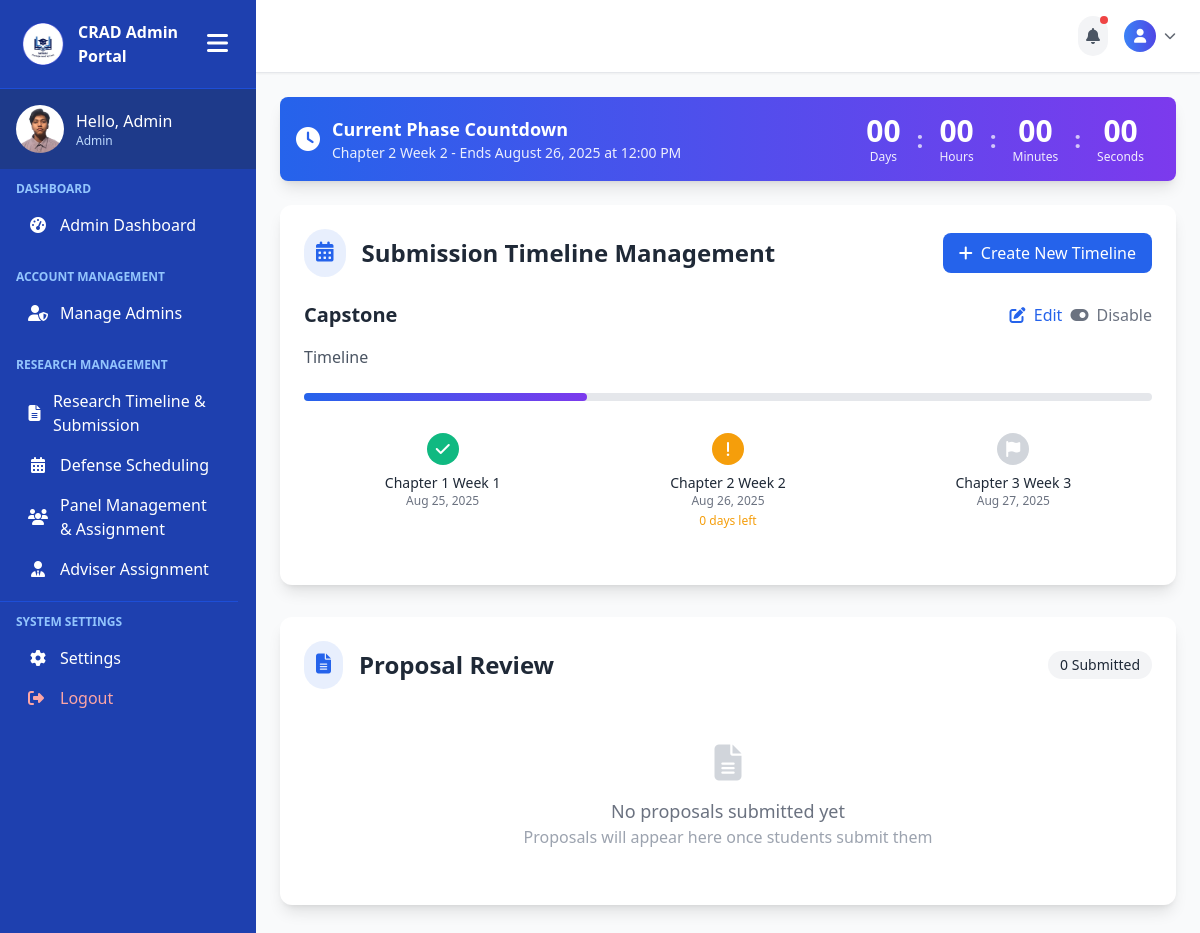
The app's page /admin-pages/admin-timeline.php (signed in) with its own data.
### tables this page shows
CREATE TABLE `user_tbl` (
  `user_id` int(11) NOT NULL,
  `email` varchar(150) NOT NULL,
  `password` varchar(255) NOT NULL,
  `role` enum('Admin','Faculty','Student') NOT NULL DEFAULT 'Student',
  `created_at` timestamp NOT NULL DEFAULT current_timestamp()
);

CREATE TABLE `timeline_milestones` (
  `id` int(11) NOT NULL,
  `timeline_id` int(11) NOT NULL,
  `title` varchar(255) NOT NULL,
  `description` text DEFAULT NULL,
  `deadline` datetime NOT NULL,
  `status` enum('pending','active','completed') DEFAULT 'pending',
  `created_at` timestamp NOT NULL DEFAULT current_timestamp(),
  `updated_at` timestamp NOT NULL DEFAULT current_timestamp() ON UPDATE current_timestamp()
);

CREATE TABLE `submission_timelines` (
  `id` int(11) NOT NULL,
  `title` varchar(255) NOT NULL,
  `description` text DEFAULT NULL,
  `is_active` tinyint(1) DEFAULT 1,
  `created_at` timestamp NOT NULL DEFAULT current_timestamp(),
  `updated_at` timestamp NOT NULL DEFAULT current_timestamp() ON UPDATE current_timestamp()
);

### admin-pages/admin-timeline.php (the view, shortened to what the rows shown need)
<?php
include("../includes/connection.php");
$active_timeline = null;
$milestones = [];
$stmt = $conn->prepare("SELECT * FROM submission_timelines WHERE is_active = 1 LIMIT 1");
$stmt->execute();
$result = $stmt->get_result();
if ($result->num_rows > 0) {
    $active_timeline = $result->fetch_assoc();
    $stmt = $conn->prepare("SELECT * FROM timeline_milestones WHERE timeline_id = ? ORDER BY deadline ASC");
    $stmt->bind_param("i", $active_timeline['id']);
    $stmt->execute();
    $milestones = $stmt->get_result()->fetch_all(MYSQLI_ASSOC);
}
?>
<!DOCTYPE html>
<html lang="en">
<head>
  <script src="https://cdn.tailwindcss.com"></script>
  <link rel="stylesheet" href="https://cdn.jsdelivr.net/npm/flatpickr/dist/flatpickr.min.css">
  <link rel="stylesheet" href="https://cdnjs.cloudflare.com/ajax/libs/font-awesome/6.0.0/css/all.min.css">
</head>
<body class="bg-gray-50 text-gray-800 font-sans h-screen overflow-hidden">
  <div class="min-h-screen flex">
    <?php include('../includes/admin-sidebar.php'); ?>
    <div class="flex-1 overflow-y-auto p-6">
      <div id="countdown-banner" class="bg-gradient-to-r from-primary to-secondary text-white p-4 rounded-lg shadow-lg mb-6">
        <div class="flex flex-col md:flex-row items-center justify-between">
          <div class="flex items-center mb-4 md:mb-0">
            <div>
              <h3 class="font-bold text-lg">Current Phase Countdown</h3>
              <?php if (!empty($milestones)): ?>
                <?php
                  $now = new DateTime();
                  $current_milestone = null;
                  foreach ($milestones as $milestone) {
                      $deadline = new DateTime($milestone['deadline']);
                      if ($deadline > $now) { $current_milestone = $milestone; break; }
                  }
                ?>
                <p class="text-sm opacity-90">
                  <?= $current_milestone ? htmlspecialchars($current_milestone['title']) : 'All milestones completed' ?> -
                  Ends <?= $current_milestone ? date('F j, Y \a\t g:i A', strtotime($current_milestone['deadline'])) : '' ?>
                </p>
              <?php else: ?>
                <p class="text-sm opacity-90">No active milestones</p>
              <?php endif; ?>
            </div>
          </div>
        </div>
      </div>
      <div class="bg-white rounded-xl shadow-lg p-6 mb-8">
        <div class="flex items-center justify-between mb-6">
          <div class="flex items-center">
            <h2 class="text-2xl font-bold text-gray-800">Submission Timeline Management</h2>
          </div>
        </div>
        <?php if ($active_timeline): ?>
          <div class="mb-8">
            <div class="flex justify-between items-center mb-4">
              <h3 class="text-xl font-semibold"><?= htmlspecialchars($active_timeline['title']) ?></h3>
              <div class="flex space-x-2">
                <button type="button"
                  onclick='openEditModal(<?= htmlspecialchars(json_encode($active_timeline), ENT_QUOTES, "UTF-8") ?>, <?= htmlspecialchars(json_encode($milestones), ENT_QUOTES, "UTF-8") ?>)'
                  class="text-primary hover:text-secondary transition">
                  <i class="fas fa-edit mr-1"></i> Edit
                </button>
                <form method="POST" class="inline">
                  <button type="submit" name="toggle_timeline" class="text-gray-500 hover:text-gray-700 transition">
                    <i class="fas fa-toggle-on mr-1"></i> Disable
                  </button>
                </form>
              </div>
            </div>
            <p class="text-gray-600 mb-6"><?= htmlspecialchars($active_timeline['description']) ?></p>
            <div class="relative">
              <?php
                $total_milestones = count($milestones);
                $completed_milestones = 0;
                $now = new DateTime();
                foreach ($milestones as $milestone) {
                    $deadline = new DateTime($milestone['deadline']);
                    if ($deadline < $now) $completed_milestones++;
                }
                $progress = $total_milestones > 0 ? ($completed_milestones / $total_milestones) * 100 : 0;
              ?>
              <div class="h-2 bg-gray-200 rounded-full mb-8">
                <div class="h-full bg-gradient-to-r from-primary to-secondary rounded-full" style="width: <?= $progress ?>%"></div>
              </div>
              <div class="flex justify-between relative gap-2">
                <?php foreach ($milestones as $index => $milestone):
                    $deadline = new DateTime($milestone['deadline']);
                    $is_past = $deadline < $now;
                    $prevDeadline = $index > 0 ? new DateTime($milestones[$index-1]['deadline']) : null;
                    $is_current = !$is_past && (!$prevDeadline || $prevDeadline < $now);
                ?>
                  <div class="flex-1 text-center px-2">
                    <div class="milestone-dot <?= $is_past ? 'bg-success' : ($is_current ? 'bg-warning' : 'bg-gray-300') ?> text-white mx-auto mb-2">
                      <i class="fas <?= $is_past ? 'fa-check' : ($is_current ? 'fa-exclamation' : 'fa-flag') ?>"></i>
                    </div>
                    <div class="text-sm font-medium"><?= htmlspecialchars($milestone['title']) ?></div>
                    <div class="text-xs text-gray-500"><?= date('M j, Y', strtotime($milestone['deadline'])) ?></div>
                    <?php if ($is_current):
                        $diff = $now->diff($deadline);
                        $days_left = $diff->days;
                    ?>
                      <div class="text-xs mt-1 font-medium text-warning"><?= (int)$days_left ?> days left</div>
                    <?php endif; ?>
                  </div>
                <?php endforeach; ?>
              </div>
            </div>
          </div>
        <?php endif; ?>
      </div>
<div class="bg-white rounded-xl shadow-lg p-6 mb-8">
  <div class="flex items-center justify-between mb-6">
    <div class="flex items-center">
      <h2 class="text-2xl font-bold text-gray-800">Proposal Review</h2>
    </div>
  </div>
</div>
  </div>
</body>
</html>

### includes/admin-sidebar.php (shortened to what the rows shown need)
<?php
include("../includes/connection.php");
$user_id = $_SESSION['user_id'];
$sql = "SELECT role, role FROM user_tbl WHERE user_id = ?";
$stmt = $conn->prepare($sql);
$stmt->bind_param("i", $user_id);
$stmt->execute();
$result = $stmt->get_result();
$user = $result->fetch_assoc();
$role = $user['role'];
$greeting = "Hello, " . match($role) {
    'admin' => 'Admin',
    'student' => 'Student',
    default => 'Admin'
};
?>
<!DOCTYPE html>
<html lang="en">
<head>
    <script src="https://cdn.tailwindcss.com"></script>
    <link rel="stylesheet" href="https://cdnjs.cloudflare.com/ajax/libs/font-awesome/6.5.0/css/all.min.css">
</head>
<body>
<div class="sidebar sidebar-transition bg-blue-800 text-white flex flex-col hidden md:flex h-screen w-64" id="sidebar">
    <div class="p-4 flex items-center space-x-3 bg-blue-900">
        <div>
            <p class="font-medium profile-name"><?php echo htmlspecialchars($greeting); ?></p>
            <p class="text-xs text-blue-200 profile-role"><?php echo htmlspecialchars($role); ?></p>
        </div>
    </div>
</div>
</body>
</html>

### records on screen
user_tbl: role "Hello, Admin", role "Admin"
timeline_milestones: title "Chapter 2 Week 2", deadline "August 26, 2025 at 12:00 PM", deadline "Aug 26, 2025"
submission_timelines: title "Capstone", description "Timeline"
timeline_milestones: title "Chapter 1 Week 1", deadline "Aug 25, 2025"
timeline_milestones: title "Chapter 3 Week 3", deadline "Aug 27, 2025"

### other values on screen
count($proposals) "0"
